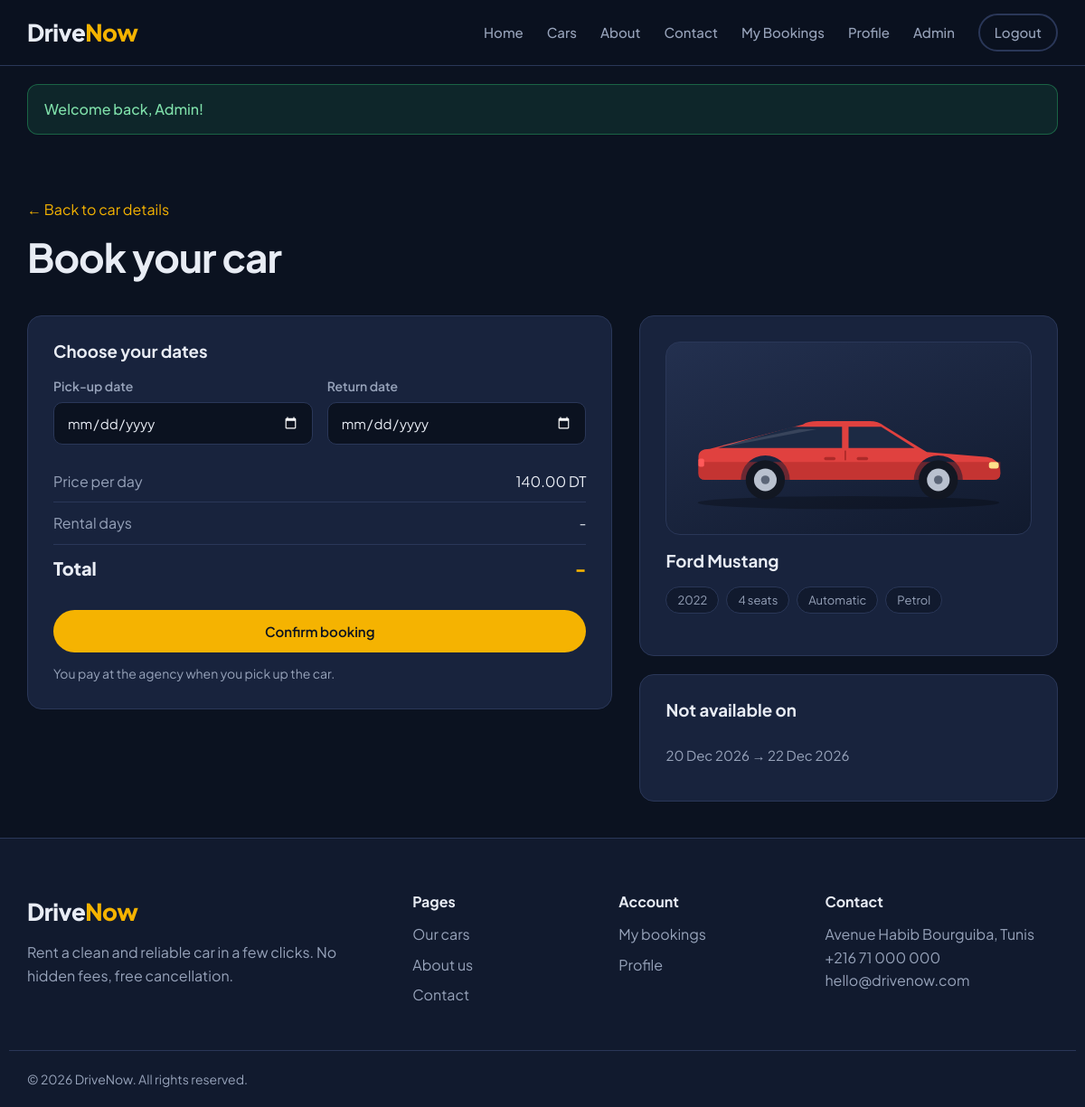
Page /book.php?id=6 (signed in) on the committed database.
### tables this page shows
CREATE TABLE cars (
    id INT AUTO_INCREMENT PRIMARY KEY,
    brand VARCHAR(50) NOT NULL,
    model VARCHAR(50) NOT NULL,
    year INT NOT NULL,
    type VARCHAR(30) NOT NULL,
    transmission VARCHAR(20) NOT NULL,
    seats INT NOT NULL,
    fuel VARCHAR(20) NOT NULL,
    price_per_day DECIMAL(8,2) NOT NULL,
    image VARCHAR(255),
    description TEXT,
    is_available TINYINT(1) NOT NULL DEFAULT 1,
    created_at DATETIME DEFAULT CURRENT_TIMESTAMP
);

CREATE TABLE bookings (
    id INT AUTO_INCREMENT PRIMARY KEY,
    user_id INT NOT NULL,
    car_id INT NOT NULL,
    start_date DATE NOT NULL,
    end_date DATE NOT NULL,
    total_price DECIMAL(10,2) NOT NULL,
    status ENUM('pending', 'approved', 'rejected', 'cancelled') NOT NULL DEFAULT 'pending',
    created_at DATETIME DEFAULT CURRENT_TIMESTAMP,
    FOREIGN KEY (user_id) REFERENCES users(id) ON DELETE CASCADE,
    FOREIGN KEY (car_id) REFERENCES cars(id)
);

### book.php (the view, shortened to what this page needs)
<?php
require_once "includes/db.php";
require_once "includes/functions.php";
$car_id = isset($_GET['id']) ? (int) $_GET['id'] : 0;
$stmt = mysqli_prepare($conn, "SELECT * FROM cars WHERE id = ? AND is_available = 1");
mysqli_stmt_bind_param($stmt, "i", $car_id);
mysqli_stmt_execute($stmt);
$car = mysqli_fetch_assoc(mysqli_stmt_get_result($stmt));
$today = date("Y-m-d");
$start_date = "";
$end_date = "";
$stmt = mysqli_prepare($conn, "SELECT start_date, end_date FROM bookings
                               WHERE car_id = ? AND status IN ('pending', 'approved') AND end_date >= ?
                               ORDER BY start_date");
mysqli_stmt_bind_param($stmt, "is", $car_id, $today);
mysqli_stmt_execute($stmt);
$booked = mysqli_stmt_get_result($stmt);
require_once "includes/header.php";
?>
<section class="page-header">
    <div class="container">
        <a href="car.php?id=<?php echo $car['id']; ?>">&larr; Back to car details</a>
        <h1 style="margin-top: 14px;">Book your car</h1>
    </div>
</section>
<section class="container details-grid">
    <div class="box">
        <h3>Choose your dates</h3>
        <form method="post" id="bookingForm" data-price="<?php echo e($car['price_per_day']); ?>">
            <div class="form-row">
                <div class="form-group">
                    <label for="start_date">Pick-up date</label>
                    <input type="date" name="start_date" id="start_date" min="<?php echo $today; ?>" value="<?php echo e($start_date); ?>" required>
                </div>
                <div class="form-group">
                    <label for="end_date">Return date</label>
                    <input type="date" name="end_date" id="end_date" min="<?php echo $today; ?>" value="<?php echo e($end_date); ?>" required>
                </div>
            </div>
            <div class="summary-row"><span class="muted">Price per day</span><span><?php echo format_price($car['price_per_day']); ?></span></div>
            <div class="summary-row"><span class="muted">Rental days</span><span id="totalDays">-</span></div>
            <div class="summary-row total"><span>Total</span><span id="totalPrice">-</span></div>
            <button type="submit" class="btn btn-primary btn-block" style="margin-top: 20px;">Confirm booking</button>
            <p class="muted" style="margin-top: 12px; font-size: 14px;">You pay at the agency when you pick up the car.</p>
        </form>
    </div>
    <aside>
        <div class="box">
            <div class="details-image" style="padding: 20px; margin-bottom: 18px;">
                <img src="<?php echo e($car['image']); ?>" alt="<?php echo e($car['brand'] . ' ' . $car['model']); ?>">
            </div>
            <h3><?php echo e($car['brand'] . ' ' . $car['model']); ?></h3>
            <div class="car-specs">
                <span class="chip"><?php echo e($car['year']); ?></span>
                <span class="chip"><?php echo e($car['seats']); ?> seats</span>
                <span class="chip"><?php echo e($car['transmission']); ?></span>
                <span class="chip"><?php echo e($car['fuel']); ?></span>
            </div>
        </div>
        <div class="box">
            <h3>Not available on</h3>
            <?php if (mysqli_num_rows($booked) == 0) { ?>
                <p class="muted">No bookings yet, all dates are free.</p>
            <?php } else { ?>
                <ul class="booked-list">
                    <?php while ($row = mysqli_fetch_assoc($booked)) { ?>
                        <li><?php echo format_date($row['start_date']); ?> &rarr; <?php echo format_date($row['end_date']); ?></li>
                    <?php } ?>
                </ul>
            <?php } ?>
        </div>
    </aside>
</section>
<?php require_once "includes/footer.php"; ?>

### css/style.css (style rules this page uses)
:root { --navy-900: #0b1220; --navy-800: #111a2e; --navy-700: #18233d; --navy-600: #23304f; --border: #2a3758; --text: #e8ecf4; --muted: #97a3ba; --accent: #f5b301; --accent-hover: #ffc629; --green: #2fbf71; --red: #ef5b5b; --blue: #4c8dff; --radius: 16px; }
* { margin: 0; padding: 0; box-sizing: border-box; }
body { font-family: 'Plus Jakarta Sans', Arial, sans-serif; background: var(--navy-900); color: var(--text); font-size: 16px; line-height: 1.6; }
a { color: var(--accent); text-decoration: none; }
img { max-width: 100%; display: block; }
h1, h2, h3, h4 { line-height: 1.2; font-weight: 700; }
.container { width: 100%; max-width: 1180px; margin: 0 auto; padding: 0 20px; }
.muted { color: var(--muted); }
.btn { display: inline-block; padding: 12px 24px; border-radius: 999px; border: 2px solid transparent; font-family: inherit; font-size: 15px; font-weight: 600; cursor: pointer; transition: 0.2s; text-align: center; }
.btn-primary { background: var(--accent); color: var(--navy-900); }
.btn-block { display: block; width: 100%; }
.page-header { padding: 50px 0 30px; }
.page-header h1 { font-size: 44px; letter-spacing: -1px; margin-bottom: 8px; }
.car-specs { display: flex; flex-wrap: wrap; gap: 8px; margin: 14px 0 18px; }
.chip { display: inline-block; padding: 4px 12px; border-radius: 999px; background: var(--navy-800); border: 1px solid var(--border); color: var(--muted); font-size: 13px; }
.details-grid { display: grid; grid-template-columns: 1.4fr 1fr; gap: 30px; align-items: start; }
.details-image { background: linear-gradient(160deg, var(--navy-600), var(--navy-800)); border: 1px solid var(--border); border-radius: var(--radius); padding: 40px; display: flex; justify-content: center; }
.details-image img { max-height: 340px; object-fit: contain; }
.box { background: var(--navy-700); border: 1px solid var(--border); border-radius: var(--radius); padding: 28px; }
.box h2, .box h3 { margin-bottom: 16px; }
.box + .box { margin-top: 20px; }
.booked-list { list-style: none; }
.booked-list li { padding: 10px 0; border-bottom: 1px solid var(--border); color: var(--muted); font-size: 15px; }
.booked-list li:last-child { border-bottom: none; }
.summary-row { display: flex; justify-content: space-between; padding: 10px 0; border-bottom: 1px solid var(--border); }
.summary-row.total { border-bottom: none; font-size: 20px; font-weight: 800; }
.summary-row.total span:last-child { color: var(--accent); }
.form-group { margin-bottom: 18px; }
.form-row { display: grid; grid-template-columns: 1fr 1fr; gap: 16px; }
label { display: block; font-size: 14px; font-weight: 600; margin-bottom: 6px; color: var(--muted); }
input, select, textarea { width: 100%; padding: 12px 14px; background: var(--navy-900); border: 1px solid var(--border); border-radius: 10px; color: var(--text); font-family: inherit; font-size: 15px; }

### rows in the picture
cars: price_per_day "140.00 DT", image (picture), brand+model "Ford Mustang", year "2022", seats "4", transmission "Automatic", fuel "Petrol"
bookings: start_date "20 Dec 2026", end_date "22 Dec 2026"

### other values in the picture
$label "Home Cars About Contact My Bookings Profile"
$_SESSION['message'] "Welcome back, Admin!"
